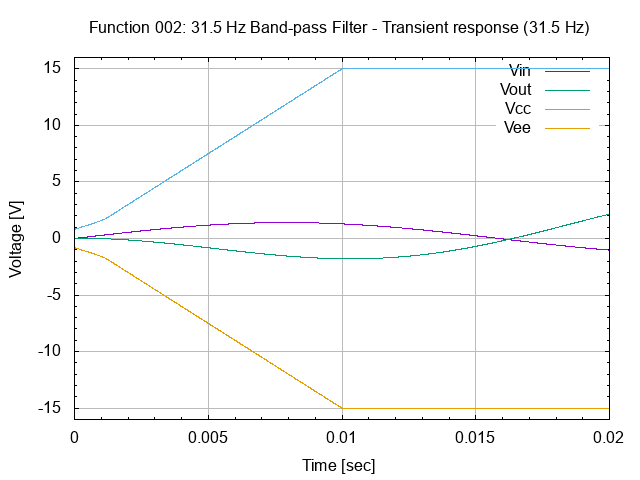

Write the gnuplot code that produced this figure.
# setup terminal
set term png

# setup graph
set output "26.002.00.01.01.03.png"
set title "Function 002: 31.5 Hz Band-pass Filter - Transient response (31.5 Hz)"

# setup Y-axis
set yrange [-16:16]
set grid ytics lt 1 lw 1 lc rgb "#bbbbbb"
set mytics
set ylabel "Voltage [V]"

# setup X-axis
set grid xtics lt 1 lw 1 lc rgb "#bbbbbb"
set mxtics
set xrange [0:0.02]
set xlabel "Time [sec]"

# setup plot style
set style data lines
plot '26.002.00.01.01.dat' using 1:2 title "Vin", \
     '26.002.00.01.01.dat' using 1:3 title "Vout", \
     '26.002.00.01.01.dat' using 1:4 title "Vcc", \
     '26.002.00.01.01.dat' using 1:5 title "Vee"

# set output back to default
set output

# reset terminal type
set terminal pop
